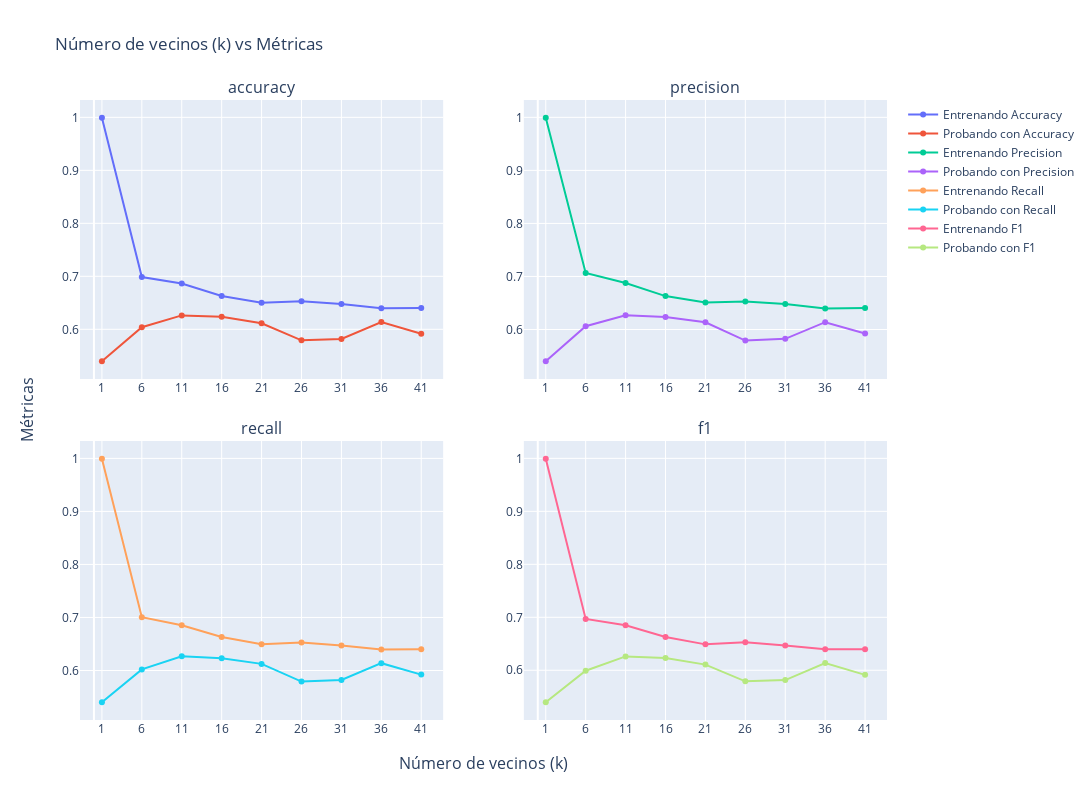

Here is the notebook cell this chart was saved with:
### Markdown cell above
##### Lista4 con un test_size=0.2

### Code cell
# Se utiliza el test_size=0.2
plot_knn_metrics(X, y, test_size=0.2)

### Figure 1 — Plotly figure (JSON) as saved in the notebook; plotly's stock layout.template omitted (floating-point values rounded to 4 significant figures)
{"data": [{"name": "Entrenando Accuracy", "type": "scatter", "x": [1, 6, 11, 16, 21, 26, 31, 36, 41], "xaxis": "x", "y": [0.9994, 0.6987, 0.6863, 0.6627, 0.6503, 0.6528, 0.6479, 0.6398, 0.6404], "yaxis": "y"}, {"name": "Probando con Accuracy", "type": "scatter", "x": [1, 6, 11, 16, 21, 26, 31, 36, 41], "xaxis": "x", "y": [0.5396, 0.604, 0.6262, 0.6238, 0.6114, 0.5792, 0.5817, 0.6139, 0.5916], "yaxis": "y"}, {"name": "Entrenando Precision", "type": "scatter", "x": [1, 6, 11, 16, 21, 26, 31, 36, 41], "xaxis": "x2", "y": [0.9994, 0.7066, 0.6875, 0.663, 0.6511, 0.6527, 0.6481, 0.6396, 0.6404], "yaxis": "y2"}, {"name": "Probando con Precision", "type": "scatter", "x": [1, 6, 11, 16, 21, 26, 31, 36, 41], "xaxis": "x2", "y": [0.5401, 0.6062, 0.6269, 0.6236, 0.6136, 0.5791, 0.5825, 0.6138, 0.5926], "yaxis": "y2"}, {"name": "Entrenando Recall", "type": "scatter", "x": [1, 6, 11, 16, 21, 26, 31, 36, 41], "xaxis": "x3", "y": [0.9994, 0.7004, 0.6853, 0.663, 0.6494, 0.6527, 0.6471, 0.6396, 0.6399], "yaxis": "y3"}, {"name": "Probando con Recall", "type": "scatter", "x": [1, 6, 11, 16, 21, 26, 31, 36, 41], "xaxis": "x3", "y": [0.54, 0.602, 0.6267, 0.6232, 0.6125, 0.5791, 0.5823, 0.6138, 0.5923], "yaxis": "y3"}, {"name": "Entrenando F1", "type": "scatter", "x": [1, 6, 11, 16, 21, 26, 31, 36, 41], "xaxis": "x4", "y": [0.9994, 0.6969, 0.685, 0.6627, 0.6489, 0.6527, 0.647, 0.6396, 0.6398], "yaxis": "y4"}, {"name": "Probando con F1", "type": "scatter", "x": [1, 6, 11, 16, 21, 26, 31, 36, 41], "xaxis": "x4", "y": [0.5396, 0.5992, 0.6262, 0.6232, 0.6107, 0.5791, 0.5816, 0.6138, 0.5914], "yaxis": "y4"}], "layout": {"annotations": [{"font": {"size": 16}, "showarrow": false, "text": "accuracy", "x": 0.225, "xanchor": "center", "xref": "paper", "y": 1, "yanchor": "bottom", "yref": "paper"}, {"font": {"size": 16}, "showarrow": false, "text": "precision", "x": 0.775, "xanchor": "center", "xref": "paper", "y": 1, "yanchor": "bottom", "yref": "paper"}, {"font": {"size": 16}, "showarrow": false, "text": "recall", "x": 0.225, "xanchor": "center", "xref": "paper", "y": 0.45, "yanchor": "bottom", "yref": "paper"}, {"font": {"size": 16}, "showarrow": false, "text": "f1", "x": 0.775, "xanchor": "center", "xref": "paper", "y": 0.45, "yanchor": "bottom", "yref": "paper"}, {"font": {"size": 16}, "showarrow": false, "text": "Número de vecinos (k)", "x": 0.5, "xanchor": "center", "xref": "paper", "y": 0, "yanchor": "top", "yref": "paper", "yshift": -30}, {"font": {"size": 16}, "showarrow": false, "text": "Métricas", "textangle": -90, "x": 0, "xanchor": "right", "xref": "paper", "xshift": -40, "y": 0.5, "yanchor": "middle", "yref": "paper"}], "height": 800, "title": {"text": "Número de vecinos (k) vs Métricas"}, "width": 1500, "xaxis": {"anchor": "y", "domain": [0, 0.45], "tickvals": [1, 6, 11, 16, 21, 26, 31, 36, 41]}, "xaxis2": {"anchor": "y2", "domain": [0.55, 1], "tickvals": [1, 6, 11, 16, 21, 26, 31, 36, 41]}, "xaxis3": {"anchor": "y3", "domain": [0, 0.45], "tickvals": [1, 6, 11, 16, 21, 26, 31, 36, 41]}, "xaxis4": {"anchor": "y4", "domain": [0.55, 1], "tickvals": [1, 6, 11, 16, 21, 26, 31, 36, 41]}, "yaxis": {"anchor": "x", "domain": [0.55, 1]}, "yaxis2": {"anchor": "x2", "domain": [0.55, 1]}, "yaxis3": {"anchor": "x3", "domain": [0, 0.45]}, "yaxis4": {"anchor": "x4", "domain": [0, 0.45]}}}
